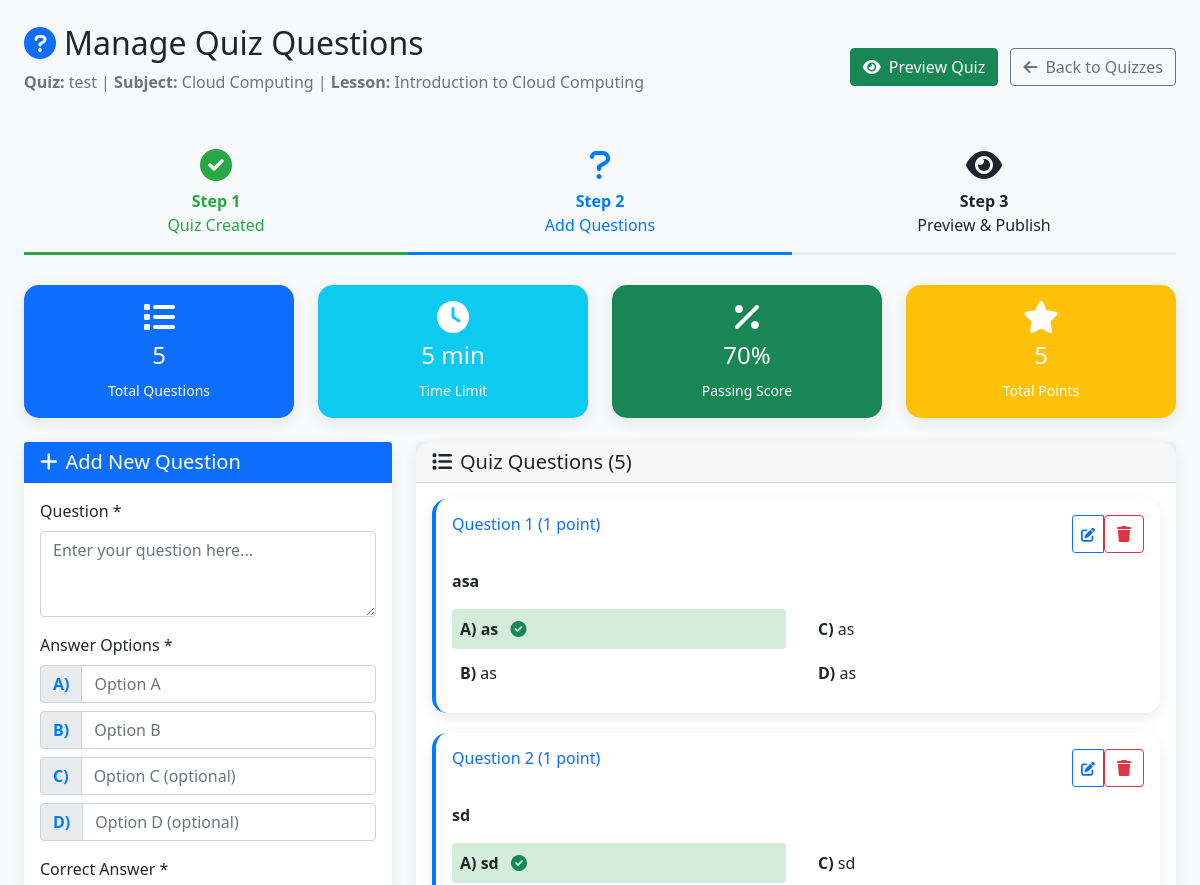
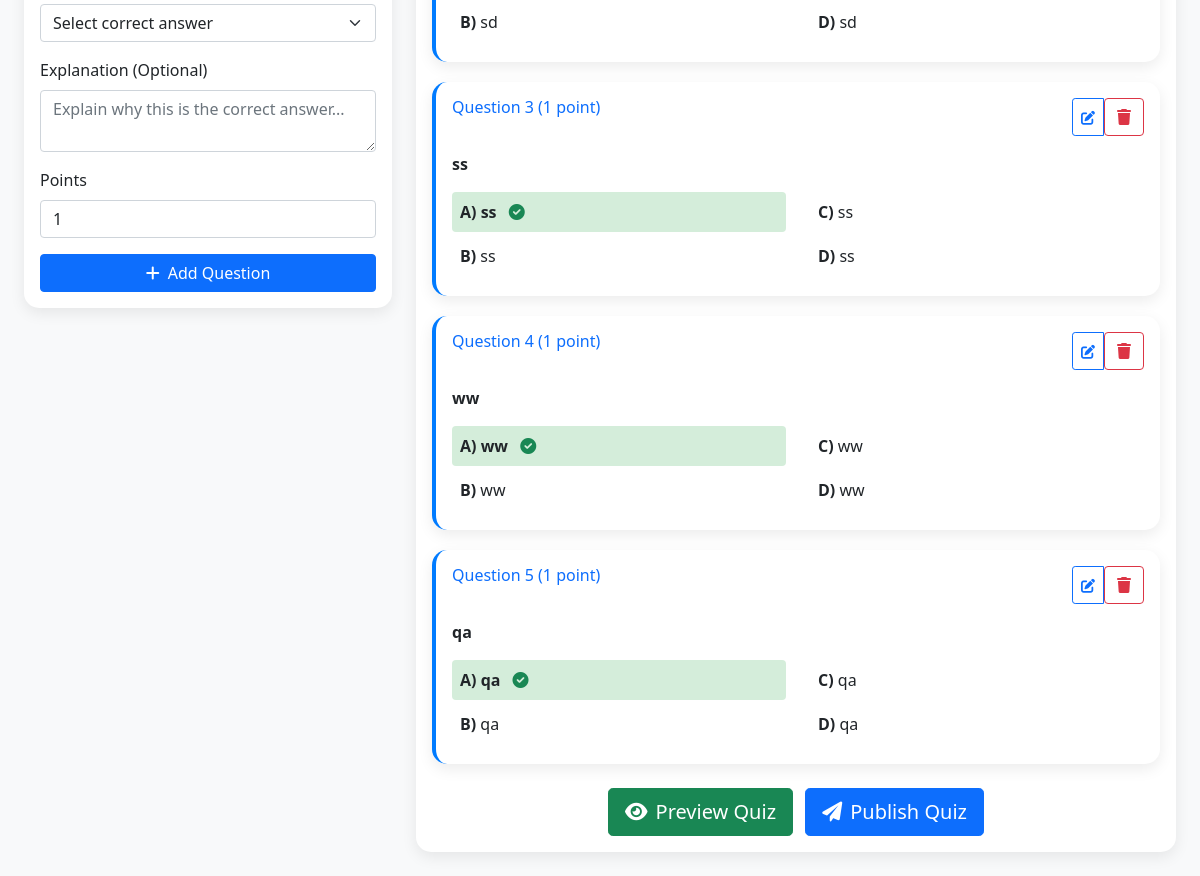
Page /admin/quiz_questions_manage.php?quiz_id=8 (signed in) on the committed database (2 pictures, top to bottom).
### tables this page shows
CREATE TABLE `quizzes` (
  `id` int(11) NOT NULL,
  `subject_id` int(11) DEFAULT NULL,
  `lesson_id` int(11) DEFAULT NULL,
  `title` varchar(200) NOT NULL,
  `description` text DEFAULT NULL,
  `time_limit` int(11) DEFAULT 30,
  `passing_score` int(11) DEFAULT 70,
  `total_questions` int(11) DEFAULT 0,
  `created_by` int(11) DEFAULT 1,
  `status` enum('active','inactive','pending','rejected') DEFAULT 'active',
  `created_at` timestamp NOT NULL DEFAULT current_timestamp(),
  `updated_at` timestamp NOT NULL DEFAULT current_timestamp() ON UPDATE current_timestamp()
);

CREATE TABLE `subjects` (
  `id` int(11) NOT NULL,
  `name` varchar(100) NOT NULL,
  `description` text DEFAULT NULL,
  `created_by` int(11) DEFAULT 1,
  `status` varchar(20) DEFAULT 'active',
  `created_at` timestamp NOT NULL DEFAULT current_timestamp(),
  `updated_at` timestamp NOT NULL DEFAULT current_timestamp() ON UPDATE current_timestamp(),
  `color` varchar(7) DEFAULT '#007bff',
  `icon` varchar(50) DEFAULT 'book'
);

CREATE TABLE `lessons` (
  `id` int(11) NOT NULL,
  `subject_id` int(11) DEFAULT NULL,
  `lesson_order` int(11) DEFAULT 1,
  `title` varchar(200) NOT NULL,
  `description` text DEFAULT NULL,
  `content` text NOT NULL,
  `presentation` varchar(255) DEFAULT NULL,
  `category` varchar(100) DEFAULT NULL,
  `difficulty` enum('beginner','intermediate','advanced') DEFAULT 'beginner',
  `google_form_url` varchar(500) DEFAULT NULL,
  `google_form_embed_code` text DEFAULT NULL,
  `created_by` int(11) DEFAULT 1,
  `status` enum('active','inactive','pending','rejected') DEFAULT 'active',
  `created_at` timestamp NOT NULL DEFAULT current_timestamp(),
  `updated_at` timestamp NOT NULL DEFAULT current_timestamp() ON UPDATE current_timestamp(),
  `duration` int(11) DEFAULT 15
);

CREATE TABLE `quiz_questions` (
  `id` int(11) NOT NULL,
  `quiz_id` int(11) NOT NULL,
  `question_text` text NOT NULL,
  `option_a` varchar(500) NOT NULL,
  `option_b` varchar(500) NOT NULL,
  `option_c` varchar(500) NOT NULL,
  `option_d` varchar(500) NOT NULL,
  `correct_answer` enum('A','B','C','D') NOT NULL,
  `explanation` text DEFAULT NULL,
  `points` int(11) DEFAULT 1,
  `question_order` int(11) DEFAULT 1,
  `created_at` timestamp NOT NULL DEFAULT current_timestamp()
);

### admin/quiz_questions_manage.php (the view, shortened to what this page needs)
<?php
$host = 'localhost';
$username = 'root';
$password = '';
$database = 'learning_platform';
$conn = new mysqli($host, $username, $password, $database);
$quiz_id = isset($_GET['quiz_id']) ? intval($_GET['quiz_id']) : 0;
$quiz_query = $conn->prepare("SELECT q.*, s.name as subject_name, l.title as lesson_title FROM quizzes q LEFT JOIN subjects s ON q.subject_id = s.id LEFT JOIN lessons l ON q.lesson_id = l.id WHERE q.id = ?");
$quiz_query->bind_param("i", $quiz_id);
$quiz_query->execute();
$quiz = $quiz_query->get_result()->fetch_assoc();
$questions = $conn->query("SELECT * FROM quiz_questions WHERE quiz_id = $quiz_id ORDER BY question_order ASC, created_at ASC");
?>
<!DOCTYPE html>
<html lang="en">
<head>
    <link href="https://cdn.jsdelivr.net/npm/bootstrap@5.1.3/dist/css/bootstrap.min.css" rel="stylesheet">
    <link href="https://cdnjs.cloudflare.com/ajax/libs/font-awesome/6.0.0/css/all.min.css" rel="stylesheet">
</head>
<body>
    <div class="container-fluid p-4">
        <div class="d-flex justify-content-between align-items-center mb-4">
            <div>
                <h1 class="h2"><i class="fas fa-question-circle me-2 text-primary"></i>Manage Quiz Questions</h1>
                <p class="text-muted">
                    <strong>Quiz:</strong> <?php echo htmlspecialchars($quiz['title']); ?> |
                    <strong>Subject:</strong> <?php echo htmlspecialchars($quiz['subject_name']); ?>
                    <?php if ($quiz['lesson_title']): ?>
                    | <strong>Lesson:</strong> <?php echo htmlspecialchars($quiz['lesson_title']); ?>
                    <?php endif; ?>
                </p>
            </div>
            <div>
                <a href="quiz_preview.php?quiz_id=<?php echo $quiz_id; ?>" class="btn btn-success me-2">
                    <i class="fas fa-eye me-2"></i>Preview Quiz
                </a>
                <a href="quizzes.php" class="btn btn-outline-secondary">
                    <i class="fas fa-arrow-left me-2"></i>Back to Quizzes
                </a>
            </div>
        </div>
        <div class="step-indicator">
            <div class="step completed">
                <i class="fas fa-check-circle fa-2x mb-2"></i>
                <div><strong>Step 1</strong></div>
                <div>Quiz Created</div>
            </div>
            <div class="step active">
                <i class="fas fa-question fa-2x mb-2"></i>
                <div><strong>Step 2</strong></div>
                <div>Add Questions</div>
            </div>
            <div class="step">
                <i class="fas fa-eye fa-2x mb-2"></i>
                <div><strong>Step 3</strong></div>
                <div>Preview & Publish</div>
            </div>
        </div>
        <div class="row mb-4">
            <div class="col-md-3">
                <div class="card text-white bg-primary">
                    <div class="card-body text-center">
                        <i class="fas fa-list fa-2x mb-2"></i>
                        <h4><?php echo $questions->num_rows; ?></h4>
                        <small>Total Questions</small>
                    </div>
                </div>
            </div>
            <div class="col-md-3">
                <div class="card text-white bg-info">
                    <div class="card-body text-center">
                        <i class="fas fa-clock fa-2x mb-2"></i>
                        <h4><?php echo $quiz['time_limit']; ?> min</h4>
                        <small>Time Limit</small>
                    </div>
                </div>
            </div>
            <div class="col-md-3">
                <div class="card text-white bg-success">
                    <div class="card-body text-center">
                        <i class="fas fa-percentage fa-2x mb-2"></i>
                        <h4><?php echo $quiz['passing_score']; ?>%</h4>
                        <small>Passing Score</small>
                    </div>
                </div>
            </div>
            <div class="col-md-3">
                <div class="card text-white bg-warning">
                    <div class="card-body text-center">
                        <i class="fas fa-star fa-2x mb-2"></i>
                        <h4><?php echo $conn->query("SELECT SUM(points) as total FROM quiz_questions WHERE quiz_id = $quiz_id")->fetch_assoc()['total'] ?? 0; ?></h4>
                        <small>Total Points</small>
                    </div>
                </div>
            </div>
        </div>
        <div class="row">
            <div class="col-md-4">
                <div class="card">
                    <div class="card-header bg-primary text-white">
                        <h5 class="mb-0"><i class="fas fa-plus me-2"></i>Add New Question</h5>
                    </div>
                    <div class="card-body">
                        <form method="POST" id="addQuestionForm">
                            <div class="mb-3">
                                <label for="question_text" class="form-label">Question *</label>
                                <textarea class="form-control" id="question_text" name="question_text" rows="3" required placeholder="Enter your question here..."></textarea>
                            </div>
                            <div class="mb-3">
                                <label class="form-label">Answer Options *</label>
                                <div class="mb-2">
                                    <div class="input-group">
                                        <span class="input-group-text option-label">A)</span>
                                        <input type="text" class="form-control" name="option_a" required placeholder="Option A">
                                    </div>
                                </div>
                                <div class="mb-2">
                                    <div class="input-group">
                                        <span class="input-group-text option-label">B)</span>
                                        <input type="text" class="form-control" name="option_b" required placeholder="Option B">
                                    </div>
                                </div>
                                <div class="mb-2">
                                    <div class="input-group">
                                        <span class="input-group-text option-label">C)</span>
                                        <input type="text" class="form-control" name="option_c" placeholder="Option C (optional)">
                                    </div>
                                </div>
                                <div class="mb-2">
                                    <div class="input-group">
                                        <span class="input-group-text option-label">D)</span>
                                        <input type="text" class="form-control" name="option_d" placeholder="Option D (optional)">
                                    </div>
                                </div>
                            </div>
                            <div class="mb-3">
                                <label for="correct_answer" class="form-label">Correct Answer *</label>
                                <select class="form-select" id="correct_answer" name="correct_answer" required>
                                    <option value="">Select correct answer</option>
                                </select>
                            </div>
                            <div class="mb-3">
                                <label for="explanation" class="form-label">Explanation (Optional)</label>
                                <textarea class="form-control" id="explanation" name="explanation" rows="2" placeholder="Explain why this is the correct answer..."></textarea>
                            </div>
                            <div class="mb-3">
                                <label for="points" class="form-label">Points</label>
                                <input type="number" class="form-control" id="points" name="points" value="1" min="1" max="10">
                            </div>
                            <button type="submit" class="btn btn-primary w-100">
                                <i class="fas fa-plus me-2"></i>Add Question
                            </button>
                        </form>
                    </div>
                </div>
            </div>
            <div class="col-md-8">
                <div class="card">
                    <div class="card-header">
                        <h5 class="mb-0"><i class="fas fa-list me-2"></i>Quiz Questions (<?php echo $questions->num_rows; ?>)</h5>
                    </div>
                    <div class="card-body">
                        <?php if ($questions->num_rows > 0): ?>
                            <?php $question_number = 1; ?>
                            <?php while ($question = $questions->fetch_assoc()): ?>
                            <div class="card question-card">
                                <div class="card-body">
                                    <div class="d-flex justify-content-between align-items-start mb-3">
                                        <h6 class="text-primary">Question <?php echo $question_number; ?> (<?php echo $question['points']; ?> point<?php echo $question['points'] != 1 ? 's' : ''; ?>)</h6>
                                        <div class="btn-group btn-group-sm">
                                            <button class="btn btn-outline-primary" data-bs-toggle="modal" data-bs-target="#editModal<?php echo $question['id']; ?>">
                                                <i class="fas fa-edit"></i>
                                            </button>
                                            <form method="POST" style="display: inline;">
                                                <button type="submit" class="btn btn-outline-danger" onclick="return confirm('Delete this question?')">
                                                    <i class="fas fa-trash"></i>
                                                </button>
                                            </form>
                                        </div>
                                    </div>
                                    <div class="mb-3">
                                        <strong><?php echo htmlspecialchars($question['question_text']); ?></strong>
                                    </div>
                                    <div class="row">
                                        <div class="col-md-6">
                                            <div class="mb-1 p-2 rounded <?php echo $question['correct_answer'] == 'A' ? 'correct-option' : ''; ?>">
                                                <strong>A)</strong> <?php echo htmlspecialchars($question['option_a']); ?>
                                                <?php if ($question['correct_answer'] == 'A'): ?><i class="fas fa-check-circle text-success ms-2"></i><?php endif; ?>
                                            </div>
                                            <div class="mb-1 p-2 rounded <?php echo $question['correct_answer'] == 'B' ? 'correct-option' : ''; ?>">
                                                <strong>B)</strong> <?php echo htmlspecialchars($question['option_b']); ?>
                                            </div>
                                        </div>
                                        <div class="col-md-6">
                                            <?php if (!empty($question['option_c'])): ?>
                                            <div class="mb-1 p-2 rounded <?php echo $question['correct_answer'] == 'C' ? 'correct-option' : ''; ?>">
                                                <strong>C)</strong> <?php echo htmlspecialchars($question['option_c']); ?>
                                            </div>
                                            <?php endif; ?>
                                            <?php if (!empty($question['option_d'])): ?>
                                            <div class="mb-1 p-2 rounded <?php echo $question['correct_answer'] == 'D' ? 'correct-option' : ''; ?>">
                                                <strong>D)</strong> <?php echo htmlspecialchars($question['option_d']); ?>
                                            </div>
                                            <?php endif; ?>
                                        </div>
                                    </div>
                                </div>
                            </div>
                            <?php $question_number++; ?>
                            <?php endwhile; ?>
                            <div class="text-center mt-4">
                                <?php if ($questions->num_rows >= 5): ?>
                                <a href="quiz_preview.php?quiz_id=<?php echo $quiz_id; ?>" class="btn btn-success btn-lg me-2">
                                    <i class="fas fa-eye me-2"></i>Preview Quiz
                                </a>
                                <button class="btn btn-primary btn-lg" onclick="publishQuiz()">
                                    <i class="fas fa-paper-plane me-2"></i>Publish Quiz
                                </button>
                                <?php endif; ?>
                            </div>
                        <?php endif; ?>
                    </div>
                </div>
            </div>
        </div>
    </div>
</body>
</html>

### admin/quiz_questions_manage.php (style rules this page uses)
body { background-color: #f8f9fa; }
.card { border: none; border-radius: 15px; box-shadow: 0 5px 15px rgba(0, 0, 0, 0.08); }
.question-card { margin-bottom: 20px; border-left: 4px solid #007bff; }
.correct-option { background-color: #d4edda; font-weight: bold; }
.option-label { font-weight: bold; color: #007bff; }
.step-indicator { display: flex; justify-content: center; margin-bottom: 30px; }
.step { flex: 1; text-align: center; padding: 15px; border-bottom: 3px solid #e9ecef; }
.step.completed { border-bottom-color: #28a745; color: #28a745; }
.step.active { border-bottom-color: #007bff; color: #007bff; }

### rows in the picture
quizzes: title "test", subject.name "Cloud Computing", lesson.title "Introduction to Cloud Computing", time_limit "5", passing_score "70"
quiz_questions: points "1", question_text "asa", option_a "as", correct_answer "A" (drawn), option_b "as", option_c "as", option_d "as"
quiz_questions: points "1", question_text "sd", option_a "sd", correct_answer "A" (drawn), option_b "sd", option_c "sd", option_d "sd"
quiz_questions: points "1", question_text "ss", option_a "ss", correct_answer "A" (drawn), option_b "ss", option_c "ss", option_d "ss"
quiz_questions: points "1", question_text "ww", option_a "ww", correct_answer "A" (drawn), option_b "ww", option_c "ww", option_d "ww"
quiz_questions: points "1", question_text "qa", option_a "qa", correct_answer "A" (drawn), option_b "qa", option_c "qa", option_d "qa"

### other values in the picture
$questions->num_rows "5"
